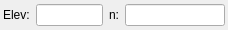
<?xml version="1.0" encoding="UTF-8"?>
<ui version="4.0">
 <class>DockWidget</class>
 <widget class="QDockWidget" name="DockWidget">
  <property name="geometry">
   <rect>
    <x>0</x>
    <y>0</y>
    <width>228</width>
    <height>52</height>
   </rect>
  </property>
  <property name="maximumSize">
   <size>
    <width>350</width>
    <height>52</height>
   </size>
  </property>
  <property name="windowTitle">
   <string>FLO-2D Grid Parameters</string>
  </property>
  <widget class="QWidget" name="dockWidgetContents">
   <property name="maximumSize">
    <size>
     <width>290</width>
     <height>30</height>
    </size>
   </property>
   <layout class="QGridLayout" name="gridLayout">
    <property name="margin">
     <number>3</number>
    </property>
    <item row="0" column="0">
     <layout class="QHBoxLayout" name="horizontalLayout">
      <item>
       <widget class="QLabel" name="label">
        <property name="text">
         <string>Elev:</string>
        </property>
       </widget>
      </item>
      <item>
       <widget class="QLineEdit" name="elevEdit">
        <property name="maximumSize">
         <size>
          <width>80</width>
          <height>16777215</height>
         </size>
        </property>
       </widget>
      </item>
      <item>
       <widget class="QLabel" name="label_2">
        <property name="text">
         <string>n:</string>
        </property>
       </widget>
      </item>
      <item>
       <widget class="QLineEdit" name="mannEdit">
        <property name="minimumSize">
         <size>
          <width>100</width>
          <height>0</height>
         </size>
        </property>
        <property name="maximumSize">
         <size>
          <width>80</width>
          <height>16777215</height>
         </size>
        </property>
       </widget>
      </item>
     </layout>
    </item>
   </layout>
  </widget>
 </widget>
 <resources/>
 <connections/>
</ui>
